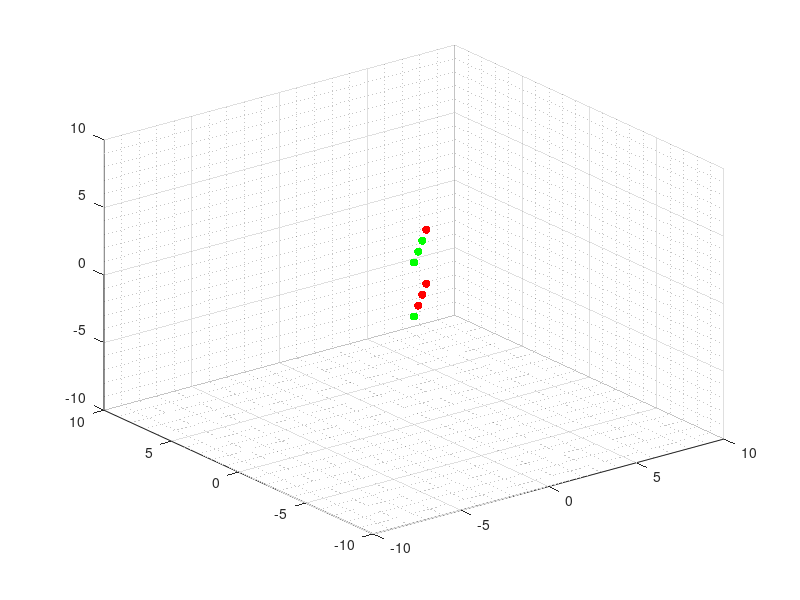

MATLAB code to generate this figure: (Note: this script raises an error after producing the figure.)
% =========================================================================
% SIMULACIÓN DEL PROBLEMA DE FORMACIÓN EN 3D CON CONTROL DE COLISIONES Y
% VELOCIDAD
% =========================================================================
% Autor: Kenneth Andree Aldana Corado
% Última modificación: 10/16/2022
% Basado en: "Simulación de control de formación sin modificaciones"
% de Andrea Maybell Peña Echeverría
% =========================================================================
% El siguiente script implementa la simulación de la ecuación modificada
% de consenso para el caso del consenso en una formación con evasión de
% colisiones y límite de velocidad.
% =========================================================================

%% Inicialización del mundo
gridsize = 10; 
initsize = 10;
N = 8; % Definir la cantidad de agentes
dt = 0.01; % Tiempo de muestreo
T = 10; % Tiempo máximo de simulación

%% Inicialización de la posición de los agentes
X = initsize*rand(3,N);

% El siguiente ciclo sirve para colocar a todos los agentes en el plano XY
% como se realizaría en pruebas físicas, con la idea de realizar la
% simulación lo más real posible.
% for s = 1:N
%     X(3,s) = 0;
% end

% AGENTES EN PLANO ARBITRARIO

%Plano 1
%     X(1,1) = 0; X(1,2) = -4; X(1,3) = 0; X(1,4) = -4; 
%     X(1,5) = 0; X(1,6) = -4; X(1,7) = 0; X(1,8) = -4;
%     
%     X(2,1) = -4;X(2,2) = -4; X(2,3) = -2;X(2,4) = -2;
%     X(2,5) = 0; X(2,6) = 0;  X(2,7) = 2; X(2,8) = 2;
%     
%     X(3,1) = 2; X(3,2) = 2; X(3,3) = 5; X(3,4) = 5;
%     X(3,5) = 8; X(3,6) = 8; X(3,7) = 11; X(3,8) = 11;
    
%Plano 2
X(1,1) = 3; X(1,2) = 1; X(1,3) = 2; X(1,4) = 3; 
X(1,5) = 0;  X(1,6) = 1;  X(1,7) = 2;  X(1,8) = 0;

X(2,1) = 3;  X(2,2) = 1;  X(2,3) = 2; X(2,4) = 3;
X(2,5) = 0;  X(2,6) = 1;  X(2,7) = 2; X(2,8) = 0;

X(3,1) = 2;  X(3,2) = -2; X(3,3) = -2; X(3,4) = -2;
X(3,5) = 2;  X(3,6) = 2; X(3,7) = 2; X(3,8) = -2;

Xi = X; % Vector de posición de los agentes

% Inicialización de la velocidad de los agentes
V = zeros(3,N);

%% Grafico de posición inicial de los agentes
%  Se utiliza distinción de color por agentes
%    Rojo:    agente 1
%    Verde:   agente 2

color = [255 0 0;
         255 0 0;
         255 0 0;
         255 0 0;
         0 255 0;
         0 255 0;
         0 255 0;
         0 255 0];    
% Se define la representación gráfica como gráfico de dispersión en 3D
agents = scatter3(X(1,:),X(2,:),X(3,:),[],color,'filled');
grid minor;
xlim([-gridsize, gridsize]);
ylim([-gridsize, gridsize]);
zlim([-gridsize, gridsize]);

%% Selección matriz y parámetros del sistema
d = MatrizF(2);    % matriz de formación
r = 1;               % radio agentes
VelMax = 2;         % velocidad máxima

%% Inicialización de simulación
t = 0;
ciclos = 1; % Contador de ciclos para finalizar la formación
historico = zeros(100*T,N); % Variable que almacena la velocidad de los agentes
hX = zeros(100*T,N); % Variables para almacenamiento de posición de los agentes
hY = zeros(100*T,N);
hZ = zeros(100*T,N);
cambio = 0; % Variable para el cambio de ecuación de consenso

%% Dinámica inicial de los agentes
% Este bloque permite que los drones se eleven durante 3 unidades de
% tiempo hacia arriba para que puedan salir del plano y así salir de con
% la singularidad. NOTA: Esto esta sección se utiliza únicamente si no
% se tiene comentado el ciclo for al definir la posición de los agentes. 

% while (t < 3)
%     for i = 1:N
%         E = 0;
%         for j = 1:N
%             V(3,i) = 1; % Velocidad de 1 para eje Z
%             E = -V; 
%             X = X + V*dt;
%             for a = 1:N
%                 hX(ciclos,a)= X(1,a);
%                 hY(ciclos,a)= X(2,a);
%                 hZ(ciclos,a)= X(3,a);
%             end
%             % Almacenar los datos de la velocidad durante la simulación.
%             historico(ciclos,:) = (sum(V.^2,1)).^0.5;
%     
%             % Se actualiza la gráfica, se muestra el movimiento y se
%             % incrementa el tiempo.
%             agents.XData = X(1,:);
%             agents.YData = X(2,:);
%             agents.ZData = X(3,:);
%             pause(dt);
%             t = t + dt;
%             ciclos = ciclos + 1;
%         end
%     end
% end
    
while(t < T)
    for i = 1:N
        E = 0;
        for j = 1:N
            dist = X(:,i)- X(:,j); % vector de distancia entre agente i y j
            mdist = norm(dist);    % norma euclidiana vector de xi - xj
            dij = d(i,j);        % distancia deseada entre agentes i y j
            
            % Se calcula el peso para la ecuación
            if(mdist == 0)
                w = 0;
            else
                switch cambio
                    case 0
                        % Ecuación de consenso modificada para acercamiento
                        w = (mdist - (2*(r + 1)))/(mdist - (r + 1))^2; 
                    case 1
                        % Ecuación de consenso modificada para evitar
                        % colisiones y formarse
                        w = (4*(mdist - dij)*(mdist - r) - 2*(mdist - dij)^2)/(mdist*(mdist - r)^2);  
                end 
            end
            % Tensión de aristas entre agentes
            E = E + w.*dist;
        end
        % Implementación de límite de velocidad
        if(norm(E) > VelMax)    
            E(1) = (E(1)/norm(E))*VelMax;
            E(2) = (E(2)/norm(E))*VelMax;
            E(3) = (E(3)/norm(E))*VelMax;
        end
        % Actualización de velocidad
        V(:,i) = -1*E;

    end
    % Al llegar muy cerca de la posición deseada del controlador, se realiza cambio de control
    if(norm(V) < 2)
        cambio = 1;
    end
    % Actualización de la posición de los agentes
    X = X + V*dt;
    
    % Almacenamiento de variables para graficar
    for a = 1:N
        hX(ciclos,a)= X(1,a);
        hY(ciclos,a)= X(2,a);
        hZ(ciclos,a)= X(3,a);
    end
    historico(ciclos,:) = (sum(V.^2,1)).^0.5;
    
    % Se actualiza la gráfica, se muestra el movimiento y se incrementa el
    % tiempo
    agents.XData = X(1,:);
    agents.YData = X(2,:);
    agents.ZData = X(3,:);
    pause(dt);
    t = t + dt;
    ciclos = ciclos + 1;
end

% Grafico de la norma de la velocidad de los agentes
figure(1);
plot(0:dt:T,historico);
xlabel('Tiempo (segundos)');
ylabel('Velocidad (unidades/segundo)');
ylim([-1,inf])

% Grafico de posición inicial y final de los agentes, adicionalmente se
% superpone su trayectoria.
figure(2);
hold on;
grid on;
plot3(hX,hY,hZ,'--');
xlabel('Posición en eje X (u.a)');
ylabel('Posición en eje Y (u.a)');
zlabel('Posición en eje Z (u.a)');
% scatter3(5,5,5);
hold on
scatter3(Xi(1,:),Xi(2,:),Xi(3,:),[], 'k');
scatter3(X(1,:),X(2,:),X(3,:),[], 'k', 'filled');
hold off;
